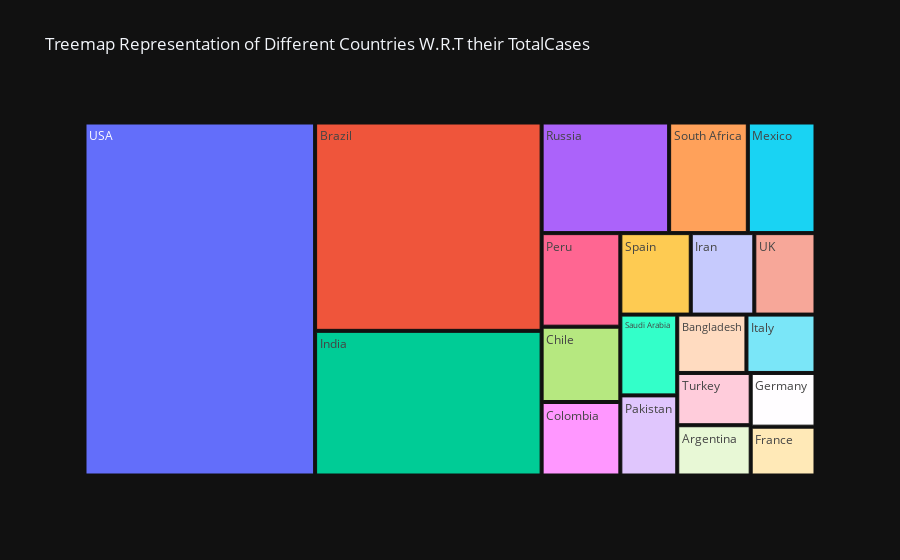
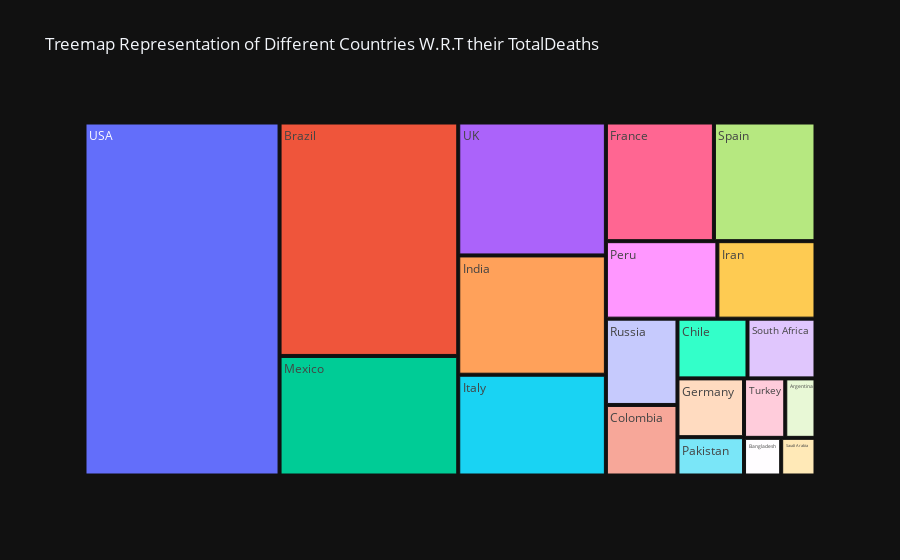
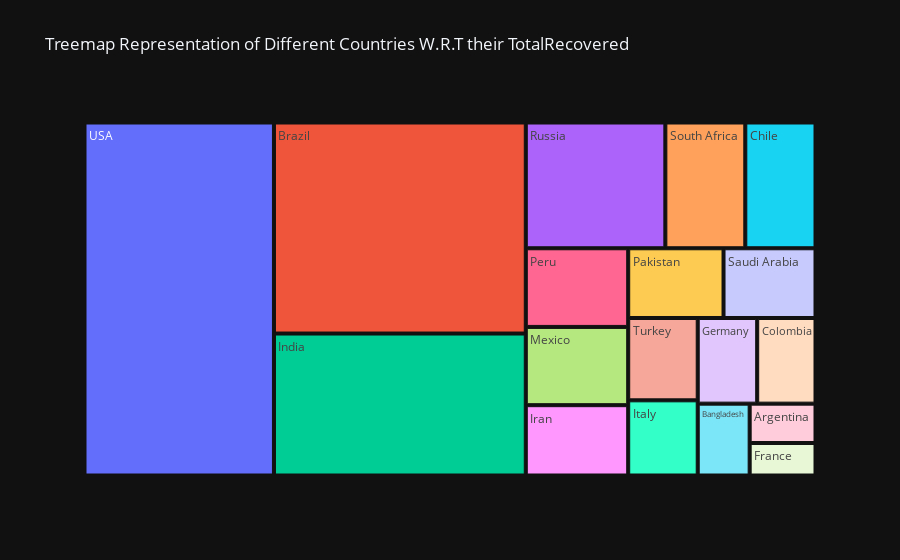
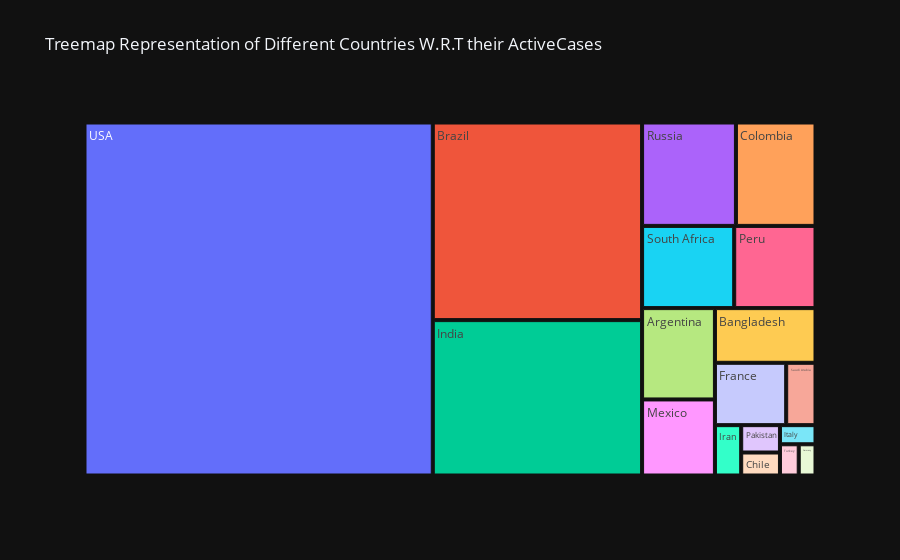

The notebook cell saved with these charts, in order:
### Code cell
columns = ['TotalCases', 'TotalDeaths', 'TotalRecovered', 'ActiveCases']
for col in columns:
    fig = px.treemap(world_data.iloc[0:20], values = col, path =['Country/Region'], 
            template = 'plotly_dark', 
            title = 'Treemap Representation of Different Countries W.R.T their {}'.format(col))
    fig.show()

### Figure 1 — Plotly figure (JSON) as saved in the notebook; plotly's stock layout.template omitted (floating-point values rounded to 4 significant figures)
{"data": [{"branchvalues": "total", "domain": {"x": [0, 1], "y": [0, 1]}, "hovertemplate": "labels=%{label}<br>TotalCases=%{value}<br>parent=%{parent}<br>id=%{id}<extra></extra>", "ids": ["Argentina", "Bangladesh", "Brazil", "Chile", "Colombia", "France", "Germany", "India", "Iran", "Italy", "Mexico", "Pakistan", "Peru", "Russia", "Saudi Arabia", "South Africa", "Spain", "Turkey", "UK", "USA"], "labels": ["Argentina", "Bangladesh", "Brazil", "Chile", "Colombia", "France", "Germany", "India", "Iran", "Italy", "Mexico", "Pakistan", "Peru", "Russia", "Saudi Arabia", "South Africa", "Spain", "Turkey", "UK", "USA"], "name": "", "parents": ["", "", "", "", "", "", "", "", "", "", "", "", "", "", "", "", "", "", "", ""], "type": "treemap", "values": [228195, 249651, 2917562, 366671, 357710, 195633, 215210, 2025409, 320117, 249204, 462690, 281863, 455409, 871894, 284226, 538184, 354530, 237265, 308134, 5032179]}], "layout": {"autosize": true, "legend": {"tracegroupgap": 0}, "title": {"text": "Treemap Representation of Different Countries W.R.T their TotalCases"}}}

### Figure 2 — Plotly figure (JSON) as saved in the notebook; plotly's stock layout.template omitted (floating-point values rounded to 4 significant figures)
{"data": [{"branchvalues": "total", "domain": {"x": [0, 1], "y": [0, 1]}, "hovertemplate": "labels=%{label}<br>TotalDeaths=%{value}<br>parent=%{parent}<br>id=%{id}<extra></extra>", "ids": ["Argentina", "Bangladesh", "Brazil", "Chile", "Colombia", "France", "Germany", "India", "Iran", "Italy", "Mexico", "Pakistan", "Peru", "Russia", "Saudi Arabia", "South Africa", "Spain", "Turkey", "UK", "USA"], "labels": ["Argentina", "Bangladesh", "Brazil", "Chile", "Colombia", "France", "Germany", "India", "Iran", "Italy", "Mexico", "Pakistan", "Peru", "Russia", "Saudi Arabia", "South Africa", "Spain", "Turkey", "UK", "USA"], "name": "", "parents": ["", "", "", "", "", "", "", "", "", "", "", "", "", "", "", "", "", "", "", ""], "type": "treemap", "values": [4251, 3306, 98644, 9889, 11939, 30312, 9252, 41638, 17976, 35187, 50517, 6035, 20424, 14606, 3055, 9604, 28500, 5798, 46413, 162804]}], "layout": {"autosize": true, "legend": {"tracegroupgap": 0}, "title": {"text": "Treemap Representation of Different Countries W.R.T their TotalDeaths"}}}

### Figure 3 — Plotly figure (JSON) as saved in the notebook; plotly's stock layout.template omitted (floating-point values rounded to 4 significant figures)
{"data": [{"branchvalues": "total", "domain": {"x": [0, 1], "y": [0, 1]}, "hovertemplate": "labels=%{label}<br>TotalRecovered=%{value}<br>parent=%{parent}<br>id=%{id}<extra></extra>", "ids": ["Argentina", "Bangladesh", "Brazil", "Chile", "Colombia", "France", "Germany", "India", "Iran", "Italy", "Mexico", "Pakistan", "Peru", "Russia", "Saudi Arabia", "South Africa", "Spain", "Turkey", "UK", "USA"], "labels": ["Argentina", "Bangladesh", "Brazil", "Chile", "Colombia", "France", "Germany", "India", "Iran", "Italy", "Mexico", "Pakistan", "Peru", "Russia", "Saudi Arabia", "South Africa", "Spain", "Turkey", "UK", "USA"], "name": "", "parents": ["", "", "", "", "", "", "", "", "", "", "", "", "", "", "", "", "", "", "", ""], "type": "treemap", "values": [99852, 143824, 2047660, 340168, 192355, 82460, 196200, 1377384, 277463, 201323, 308848, 256058, 310337, 676357, 247089, 387316, 0, 220546, 0, 2576668]}], "layout": {"autosize": true, "legend": {"tracegroupgap": 0}, "title": {"text": "Treemap Representation of Different Countries W.R.T their TotalRecovered"}}}

### Figure 4 — Plotly figure (JSON) as saved in the notebook; plotly's stock layout.template omitted (floating-point values rounded to 4 significant figures)
{"data": [{"branchvalues": "total", "domain": {"x": [0, 1], "y": [0, 1]}, "hovertemplate": "labels=%{label}<br>ActiveCases=%{value}<br>parent=%{parent}<br>id=%{id}<extra></extra>", "ids": ["Argentina", "Bangladesh", "Brazil", "Chile", "Colombia", "France", "Germany", "India", "Iran", "Italy", "Mexico", "Pakistan", "Peru", "Russia", "Saudi Arabia", "South Africa", "Spain", "Turkey", "UK", "USA"], "labels": ["Argentina", "Bangladesh", "Brazil", "Chile", "Colombia", "France", "Germany", "India", "Iran", "Italy", "Mexico", "Pakistan", "Peru", "Russia", "Saudi Arabia", "South Africa", "Spain", "Turkey", "UK", "USA"], "name": "", "parents": ["", "", "", "", "", "", "", "", "", "", "", "", "", "", "", "", "", "", "", ""], "type": "treemap", "values": [124092, 102521, 771258, 16614, 153416, 82861, 9758, 606387, 24678, 12694, 103325, 19770, 124648, 180931, 34082, 141264, 0, 10921, 0, 2292707]}], "layout": {"autosize": true, "legend": {"tracegroupgap": 0}, "title": {"text": "Treemap Representation of Different Countries W.R.T their ActiveCases"}}}
